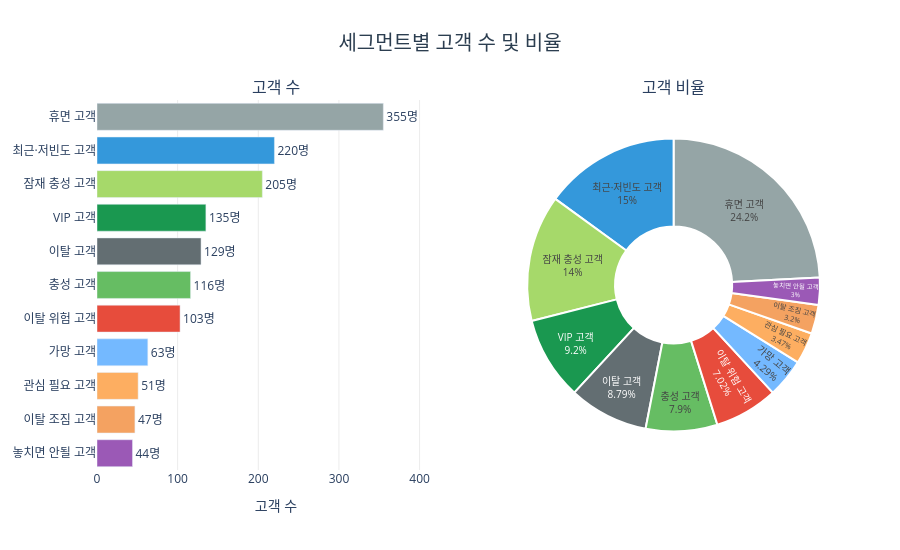

The notebook cell saved with this chart:
### Markdown cell above
11개 세그먼트 규칙은 R/F/M 점수 조합 가능한 125가지(5×5×5) 경우를 모두 커버하므로, 기타에 해당하는 고객은 **0명(0%)** 이다.

### Code cell
seg_color_map = {
    'VIP 고객': '#1a9850',
    '충성 고객': '#66bd63',
    '잠재 충성 고객': '#a6d96a',
    '최근·저빈도 고객': '#3498db',
    '가망 고객': '#74b9ff',
    '관심 필요 고객': '#fdae61',
    '이탈 조짐 고객': '#f4a261',
    '놓치면 안될 고객': '#9b59b6',
    '이탈 위험 고객': '#e74c3c',
    '휴면 고객': '#95a5a6',
    '이탈 고객': '#636e72',
    'Others': '#dfe6e9',
}

seg_sorted = seg_dist.sort_values('고객수', ascending=True)
seg_colors_sorted = [seg_color_map.get(s, '#dfe6e9') for s in seg_sorted['세그먼트']]

fig = make_subplots(
    rows=1, cols=2,
    specs=[[{'type': 'xy'}, {'type': 'pie'}]],
    column_widths=[0.55, 0.45],
    subplot_titles=['고객 수', '고객 비율']
)

fig.add_trace(
    go.Bar(
        x=seg_sorted['고객수'],
        y=seg_sorted['세그먼트'],
        orientation='h',
        marker_color=seg_colors_sorted,
        text=seg_sorted['고객수'].apply(lambda x: f'{x:,}명'),
        textposition='outside',
        showlegend=False
    ),
    row=1, col=1
)

fig.add_trace(
    go.Pie(
        labels=seg_dist['세그먼트'],
        values=seg_dist['고객수'],
        marker=dict(
            colors=[seg_color_map.get(s, '#dfe6e9') for s in seg_dist['세그먼트']],
            line=dict(color='white', width=2)
        ),
        textinfo='label+percent',
        textposition='inside',
        textfont=dict(size=10),
        hole=0.4,
        sort=False,
        showlegend=False
    ),
    row=1, col=2
)

fig.update_layout(
    title=dict(
        text='세그먼트별 고객 수 및 비율',
        font=dict(size=20, color='#2c3e50'), x=0.5, xanchor='center'
    ),
    xaxis=dict(range=[0, seg_sorted['고객수'].max() * 1.25], gridcolor='#ececec', title='고객 수'),
    plot_bgcolor='white',
    height=550
)
fig.show()

### Figure 1 — Plotly figure (JSON) as saved in the notebook; plotly's stock layout.template omitted (floating-point values rounded to 4 significant figures)
{"data": [{"marker": {"color": ["#9b59b6", "#f4a261", "#fdae61", "#74b9ff", "#e74c3c", "#66bd63", "#636e72", "#1a9850", "#a6d96a", "#3498db", "#95a5a6"]}, "orientation": "h", "showlegend": false, "text": ["44명", "47명", "51명", "63명", "103명", "116명", "129명", "135명", "205명", "220명", "355명"], "textposition": "outside", "type": "bar", "x": [44, 47, 51, 63, 103, 116, 129, 135, 205, 220, 355], "xaxis": "x", "y": ["놓치면 안될 고객", "이탈 조짐 고객", "관심 필요 고객", "가망 고객", "이탈 위험 고객", "충성 고객", "이탈 고객", "VIP 고객", "잠재 충성 고객", "최근·저빈도 고객", "휴면 고객"], "yaxis": "y"}, {"domain": {"x": [0.595, 1], "y": [0, 1]}, "hole": 0.4, "labels": ["휴면 고객", "최근·저빈도 고객", "잠재 충성 고객", "VIP 고객", "이탈 고객", "충성 고객", "이탈 위험 고객", "가망 고객", "관심 필요 고객", "이탈 조짐 고객", "놓치면 안될 고객"], "marker": {"colors": ["#95a5a6", "#3498db", "#a6d96a", "#1a9850", "#636e72", "#66bd63", "#e74c3c", "#74b9ff", "#fdae61", "#f4a261", "#9b59b6"], "line": {"color": "white", "width": 2}}, "showlegend": false, "sort": false, "textfont": {"size": 10}, "textinfo": "label+percent", "textposition": "inside", "type": "pie", "values": [355, 220, 205, 135, 129, 116, 103, 63, 51, 47, 44]}], "layout": {"annotations": [{"font": {"size": 16}, "showarrow": false, "text": "고객 수", "x": 0.2475, "xanchor": "center", "xref": "paper", "y": 1, "yanchor": "bottom", "yref": "paper"}, {"font": {"size": 16}, "showarrow": false, "text": "고객 비율", "x": 0.7975, "xanchor": "center", "xref": "paper", "y": 1, "yanchor": "bottom", "yref": "paper"}], "height": 550, "plot_bgcolor": "white", "title": {"font": {"color": "#2c3e50", "size": 20}, "text": "세그먼트별 고객 수 및 비율", "x": 0.5, "xanchor": "center"}, "xaxis": {"anchor": "y", "domain": [0, 0.495], "gridcolor": "#ececec", "range": [0, 443.8], "title": {"text": "고객 수"}}, "yaxis": {"anchor": "x", "domain": [0, 1]}}}
